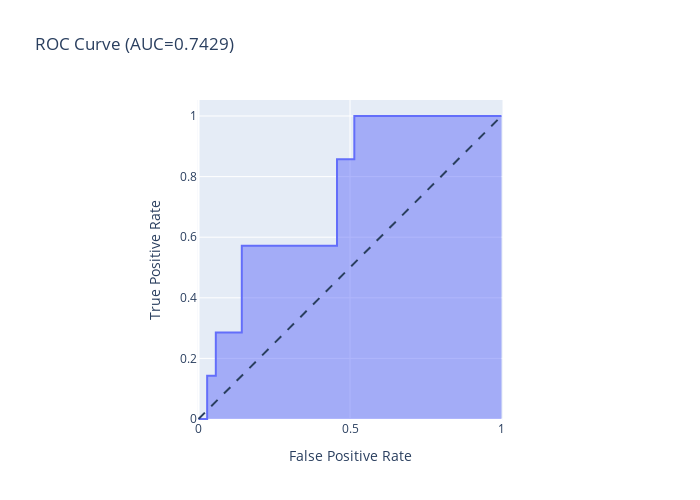

Notebook code cell kept with this figure:
### Code cell
fig = px.area(
    x=fpr, y=tpr,
    title=f'ROC Curve (AUC={auc(fpr, tpr):.4f})',
    labels=dict(x='False Positive Rate', y='True Positive Rate'),
    width=700, height=500
)
fig.add_shape(
    type='line', line=dict(dash='dash'),
    x0=0, x1=1, y0=0, y1=1
)

fig.update_yaxes(scaleanchor="x", scaleratio=1)
fig.update_xaxes(constrain='domain')
fig.show()

### Figure 1 — Plotly figure (JSON) as saved in the notebook; plotly's stock layout.template omitted (floating-point values rounded to 4 significant figures)
{"data": [{"hovertemplate": "False Positive Rate=%{x}<br>True Positive Rate=%{y}<extra></extra>", "legendgroup": "", "line": {"color": "#636efa"}, "marker": {"symbol": "circle"}, "mode": "lines", "name": "", "orientation": "v", "showlegend": false, "stackgroup": "1", "type": "scatter", "x": [0, 0.02857, 0.02857, 0.05714, 0.05714, 0.1429, 0.1429, 0.4571, 0.4571, 0.5143, 0.5143, 1], "xaxis": "x", "y": [0, 0, 0.1429, 0.1429, 0.2857, 0.2857, 0.5714, 0.5714, 0.8571, 0.8571, 1, 1], "yaxis": "y"}], "layout": {"height": 500, "legend": {"tracegroupgap": 0}, "shapes": [{"line": {"dash": "dash"}, "type": "line", "x0": 0, "x1": 1, "y0": 0, "y1": 1}], "title": {"text": "ROC Curve (AUC=0.7429)"}, "width": 700, "xaxis": {"anchor": "y", "constrain": "domain", "domain": [0, 1], "title": {"text": "False Positive Rate"}}, "yaxis": {"anchor": "x", "domain": [0, 1], "scaleanchor": "x", "scaleratio": 1, "title": {"text": "True Positive Rate"}}}}
